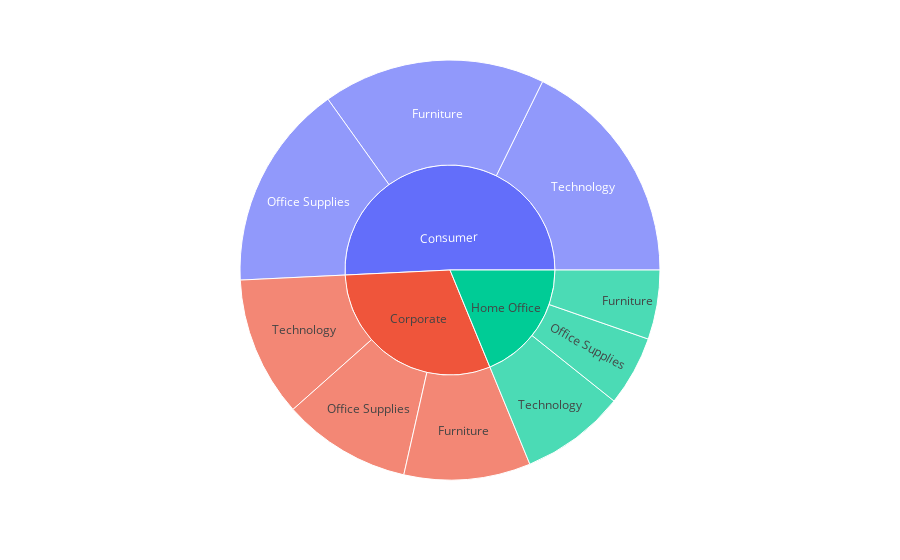

Notebook cell for this chart:
### Code cell
fig = px.sunburst(seg_cat, path=['Segment', 'Category'], values='Sales',)
fig.show()

### Figure 1 — Plotly figure (JSON) as saved in the notebook; plotly's stock layout.template omitted (floating-point values rounded to 4 significant figures)
{"data": [{"branchvalues": "total", "domain": {"x": [0, 1], "y": [0, 1]}, "hovertemplate": "labels=%{label}<br>Sales=%{value}<br>parent=%{parent}<br>id=%{id}<extra></extra>", "ids": ["Consumer/Furniture", "Corporate/Furniture", "Home Office/Furniture", "Consumer/Office Supplies", "Corporate/Office Supplies", "Home Office/Office Supplies", "Consumer/Technology", "Corporate/Technology", "Home Office/Technology", "Consumer", "Corporate", "Home Office"], "labels": ["Furniture", "Furniture", "Furniture", "Office Supplies", "Office Supplies", "Office Supplies", "Technology", "Technology", "Technology", "Consumer", "Corporate", "Home Office"], "name": "", "parents": ["Consumer", "Corporate", "Home Office", "Consumer", "Corporate", "Home Office", "Consumer", "Corporate", "Home Office", "", "", ""], "type": "sunburst", "values": [387704, 220312, 120645, 359399, 224155, 121939, 401041, 244064, 182414, 1148144, 688531, 424998]}], "layout": {"legend": {"tracegroupgap": 0}, "margin": {"t": 60}}}
